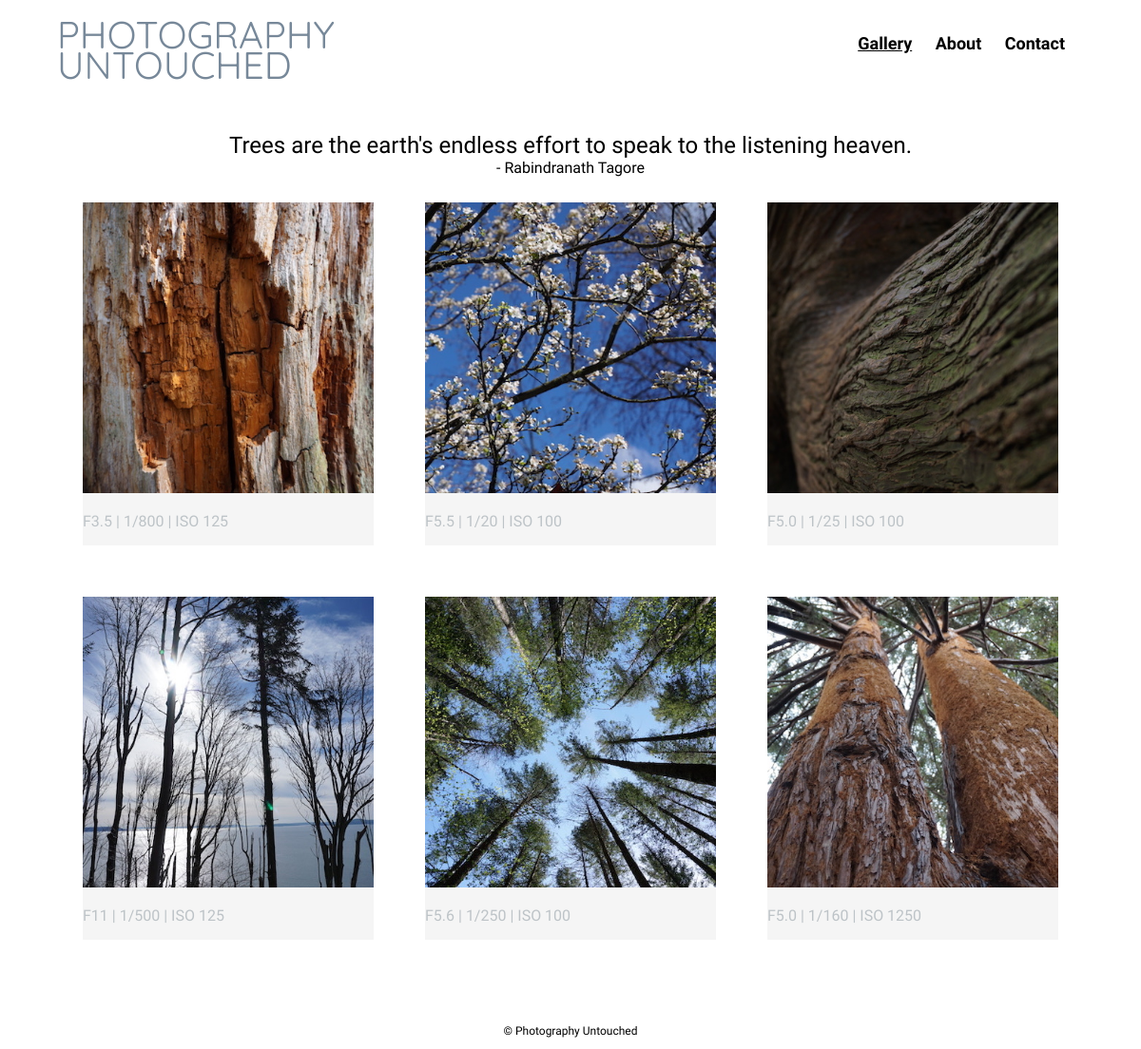
The app's page /trees/ with its own data.
### photos/models.py (models this page shows, shortened)
class Photo(models.Model):
    title = models.CharField(max_length=200)
    width = models.IntegerField(default=0)
    height = models.IntegerField(default=0)
    image = models.ImageField(null=False, blank=False, width_field="width", height_field="height")
    description = models.CharField(max_length=400, default=0)
    timestamp = models.DateTimeField(auto_now_add=True, auto_now=False)
    class Meta:
        ordering = ["-timestamp"]

### photos/views.py (the view)
# urls.py: url(r'^trees/', trees, name='trees')
def trees(request):
    queryset = Photo.objects.all()
    context = {
        "photos": queryset,
    }
    return render(request, "trees.html", context)

### photography_untouched/templates/trees.html
{% extends "base.html" %}
{% block content %}
      <header>
        <a href="{% url 'index' %}" id="logo">
          <h1 class = "title">PHOTOGRAPHY UNTOUCHED</h1>
        </a>
        <nav>
          <ul>
            <li><a href="{% url 'trees' %}" class="selected">Gallery</a></li>
            <li><a href="{% url 'about' %}">About</a></li>
            <li><a href="{% url 'contact' %}">Contact</a></li>
          </ul>
        </nav>
      </header>
      <q class="quote">Trees are the earth's endless effort to speak to the listening heaven.</q><br><p class ="quoter">- Rabindranath Tagore</p>
      <div class="container">
          <ul id="gallery">
            {% for photo in photos %}
            {% if photo.image %}
            <li><img src='{{ photo.image.url }}'></a>
            <p>{{ photo.description }}</p></li>
            {% endif %}
            {% endfor %}
          </ul>
      </div>
{% endblock %}

### photography_untouched/templates/base.html (shortened to what this page needs)
{% load staticfiles %}
<!doctype html>
<html>
  <head>
    <link rel="stylesheet" href="{% static 'photos/style.css' %}">
  </head>
  <body>
    {% block content %}
    {% endblock content %}
  </body>
  <footer>
    <p>&#169; Photography Untouched</p>
  </footer>
</html>

### photography_untouched/static/photos/style.css (style rules this page uses)
article, aside, details, figcaption, figure, footer, header, hgroup, main, nav, section, summary { display: block; }
html { font-size: 100%; -webkit-text-size-adjust: 100%; -ms-text-size-adjust: 100%; }
html, button, input, select, textarea { font-family: sans-serif; }
body { margin: 0; }
h1 { font-size: 2em; margin: 0.67em 0; }
p, pre { margin: 1em 0; }
q { quotes: none; }
q:before, q:after { content: ''; content: none; }
dl, menu, ol, ul { margin: 1em 0; }
menu, ol, ul { padding: 0 0 0 40px; }
nav ul, nav ol { list-style: none; list-style-image: none; }
img { border: 0; -ms-interpolation-mode: bicubic; }
.container { max-width: 1400px; margin: 0 auto; padding: 0 5%; }
a { text-decoration: none; }
header { float: left; margin: 0 0 30px 0; padding: 5px 0 0 0; width: 100%; }
#logo { text-align: center; margin: 0; }
h1 { font-family: 'Quicksand', sans-serif; margin: 15px 0; font-size: 1.75em; font-weight: normal; line-height: 0.8em; color: #778899; }
nav { text-align: center; padding: 10px 0; margin: 20px 0 0; background-color: #f7f7f7; }
nav ul { list-style: none; margin: 0 10px; padding: 0; }
nav li { display: inline-block; }
nav a { font-weight: 800; padding: 15px 10px; }
nav li a, li a:visited { text-decoration:none; color: #000; }
nav li a.selected { font-weight: 900; text-decoration: underline; }
body { font-family: 'Anaheim', sans-serif; color: #000; background-color: #fff; }
q.quote { width: 100%; display: inline-block; padding-top: 10px; font-family: 'IM Fell Great Primer', serif; font-size: 1.5em; text-align: center; }
.quoter { text-align:center; margin: 0; }
img { max-width: 100%; }
#gallery { margin: 0; padding: 0; list-style: none; }
#gallery li { float: left; width: 45%; margin: 2.5%; background-color: #f5f5f5; color: #bdc3c7; }
footer { font-size: 0.75em; text-align: center; clear: both; padding-top: 50px; }
@media screen and (min-width: 480px) { #gallery li { width: 28.3333%; } }
@media screen and (min-width: 480px) { #gallery li:nth-child(4n) { clear: left; } }
@media screen and (min-width: 660px) { nav { background: none; float: right; font-size: 1.125em; margin-right: 5%; text-align: right; width: 45%; } }
@media screen and (min-width: 660px) { #logo { float: left; margin-left: 5%; text-align: left; width: 45%; } }
@media screen and (min-width: 660px) { h1 { font-size: 2.5em; } }

### records on screen
Photo: image (picture), description "F3.5 | 1/800 | ISO 125"
Photo: image (picture), description "F5.5 | 1/20 | ISO 100"
Photo: image (picture), description "F5.0 | 1/25 | ISO 100"
Photo: image (picture), description "F11 | 1/500 | ISO 125"
Photo: image (picture), description "F5.6 | 1/250 | ISO 100"
Photo: image (picture), description "F5.0 | 1/160 | ISO 1250"
